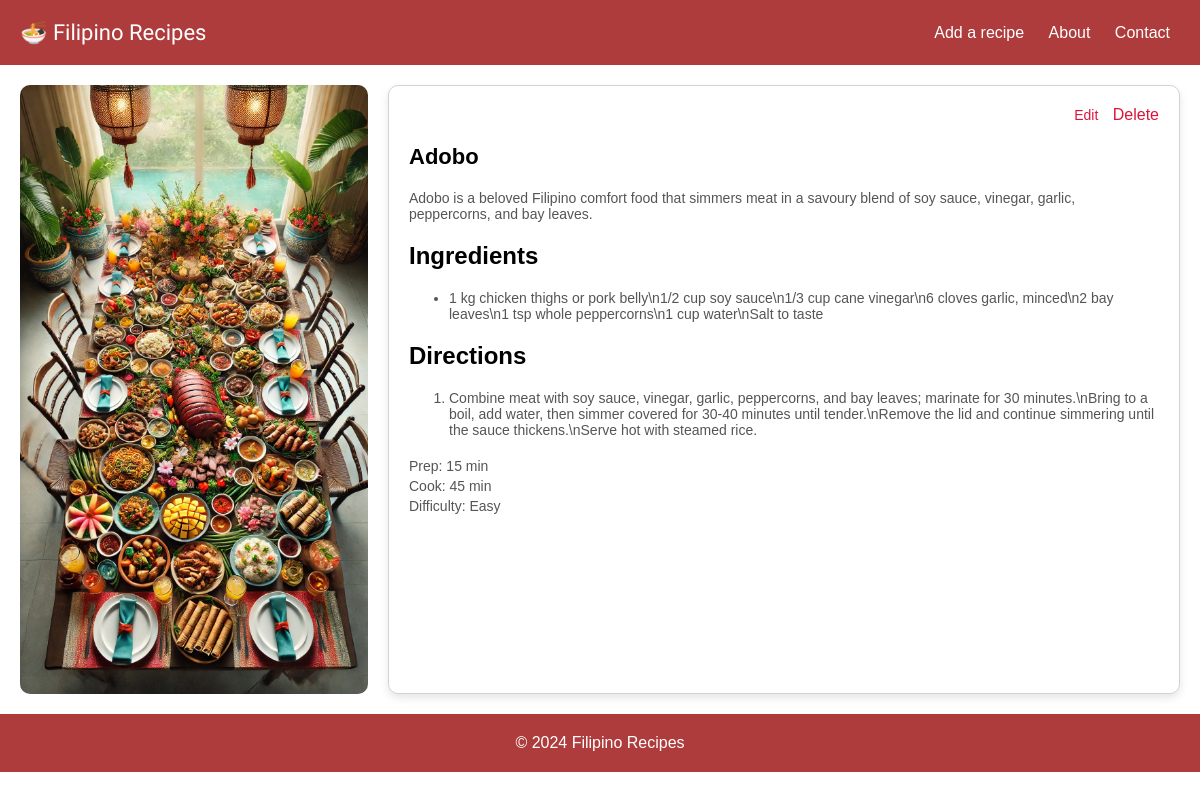
Page /recipe/1 on the earlier database version.
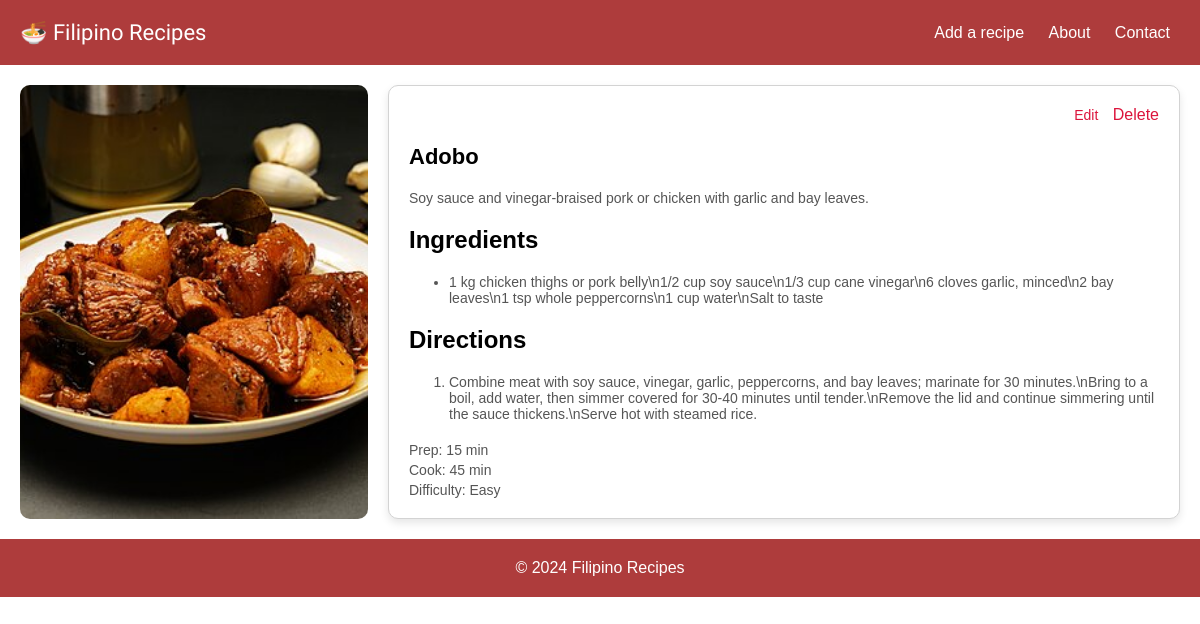
Same page on the later database version.
### tables this page shows
CREATE TABLE "recipes" (id INTEGER PRIMARY KEY AUTOINCREMENT, name TEXT NOT NULL, category TEXT NOT NULL, short_description TEXT NOT NULL, long_description TEXT, ingredients_text TEXT, directions_text TEXT, image_path TEXT, image_alt TEXT, prep_time TEXT, cook_time TEXT, difficulty TEXT);

### app.py (the view)
    @app.route('/recipe/<int:recipe_id>')
    def recipe_detail(recipe_id):
        db = get_db()
        recipe_row = db.execute('SELECT * FROM recipes WHERE id = ?', (recipe_id,)).fetchone()
        if recipe_row is None:
            return "Recipe not found", 404
        recipe = dict(recipe_row)
        ingredients = [line.strip() for line in (recipe.get('ingredients_text') or '').splitlines() if line.strip()]
        directions = [line.strip() for line in (recipe.get('directions_text') or '').splitlines() if line.strip()]
        recipe_context = {
            'id': recipe['id'],
            'name': recipe['name'],
            'category': recipe['category'],
            'long_description': recipe.get('long_description') or recipe.get('short_description'),
            'image_path': recipe.get('image_path') or 'images/about.webp',
            'image_alt': recipe.get('image_alt') or f"{recipe['name']} plated",
            'ingredients': ingredients,
            'directions': directions,
            'prep_time': recipe.get('prep_time'),
            'cook_time': recipe.get('cook_time'),
            'difficulty': recipe.get('difficulty')
        }
        return render_template('recipe_detail.html', recipe=recipe_context, active_page='recipe_detail')

### db.py (called while the page is built)
def get_db():
    if 'db' not in g:
        database_path = current_app.config['DATABASE']
        g.db = sqlite3.connect(database_path)
        g.db.row_factory = sqlite3.Row
    return g.db

### templates/recipe_detail.html (shortened to what this page needs)
{% extends "base.html" %}
{% block content %}
<main class="recipe-content" role="main">
    <img src="{{ url_for('static', filename=recipe.image_path) }}" alt="{{ recipe.image_alt }}" class="recipe-image">
    <article class="recipe-details-container">
        <div class="recipe-actions">
            <a href="{{ url_for('edit_recipe', recipe_id=recipe.id) }}" class="action-link" aria-label="Edit this recipe">Edit</a>
            <form action="{{ url_for('delete_recipe', recipe_id=recipe.id) }}" method="post" class="inline-form" onsubmit="return confirm('Are you sure you want to delete this recipe?');">
                <button type="submit" class="action-link" aria-label="Delete this recipe">Delete</button>
            </form>
        </div>
        <h1>{{ recipe.name }}</h1>
        <p class="recipe-description">{{ recipe.long_description }}</p>
        <section class="ingredients-section">
            <h2 class="section-title">Ingredients</h2>
            <ul>
                {% for item in recipe.ingredients %}
                <li>{{ item }}</li>
                {% endfor %}
            </ul>
        </section>
        <section class="directions-section">
            <h2 class="section-title">Directions</h2>
            <ol>
                {% for step in recipe.directions %}
                <li>{{ step }}</li>
                {% endfor %}
            </ol>
        </section>
        <footer class="recipe-meta">
            <div class="recipe-info" data-recipe-id="{{ recipe.id }}" data-category="{{ recipe.category }}">
                {% if recipe.prep_time %}<span class="prep-time">Prep: {{ recipe.prep_time }}</span>{% endif %}
                {% if recipe.cook_time %}<span class="cook-time">Cook: {{ recipe.cook_time }}</span>{% endif %}
                {% if recipe.difficulty %}<span class="difficulty">Difficulty: {{ recipe.difficulty }}</span>{% endif %}
            </div>
        </footer>
    </article>
</main>
{% endblock %}

### templates/base.html (shortened to what this page needs)
<!DOCTYPE html>
<html lang="en">
<head>
    <link rel="stylesheet" href="{{ url_for('static', filename='css/styles.css') }}">
</head>
<body>
    <header class="header" role="banner">
        <div class="logo">
            <a href="{{ url_for('index') }}" class="logo-link" aria-label="Home page">&#127836; Filipino Recipes</a>
        </div>
        {% set current_page = active_page | default('') %}
        <nav class="nav-links" aria-label="Main navigation">
            <a href="{{ url_for('add_recipe') }}" class="btn-link{% if current_page == 'add_recipe' %} active{% endif %}" {% if current_page == 'add_recipe' %}aria-current="page"{% endif %}>Add a recipe</a>
            <a href="{{ url_for('about') }}" class="btn-link{% if current_page == 'about' %} active{% endif %}" {% if current_page == 'about' %}aria-current="page"{% endif %}>About</a>
            <a href="{{ url_for('contact') }}" class="btn-link{% if current_page == 'contact' %} active{% endif %}" {% if current_page == 'contact' %}aria-current="page"{% endif %}>Contact</a>
        </nav>
    </header>
    {% block content %}{% endblock %}
    <footer class="footer" role="contentinfo">
        &copy; 2024 Filipino Recipes
    </footer>
</body>
</html>

### static/css/styles.css (style rules this page uses)
:root { --red-color: rgb(174, 60, 60); --dark-red: rgb(150, 60, 60); --light-gray: #f4f4f4; --border-color: #ccc; }
body { margin: 0; font-family: Arial, sans-serif; box-sizing: border-box; }
.btn-link { color: white; text-decoration: none; padding: 5px 10px; border-radius: 5px; transition: background-color 0.3s ease; }
.header { background-color: var(--red-color); color: white; display: flex; justify-content: space-between; align-items: center; padding: 20px; margin-bottom: 20px; }
.logo-link { font-family: 'Asar', cursive; font-size: 22px; color: white; text-decoration: none; transition: color 0.3s ease; }
.footer { background-color: var(--red-color); color: white; text-align: center; padding: 20px; margin-top: 20px; }
.recipe-content { display: flex; flex-wrap: wrap; gap: 20px; padding-left: 20px; padding-right: 20px; box-sizing: border-box; }
.recipe-image { width: 30%; max-width: 100%; height: auto; border-radius: 10px; object-fit: cover; }
.recipe-details-container { flex: 1; padding: 20px; background-color: white; border: 1px solid lightgrey; box-shadow: 0px 4px 8px rgba(0, 0, 0, 0.1); border-radius: 10px; box-sizing: border-box; width: calc(70% - 40px); }
.recipe-info { display: flex; flex-direction: column; gap: 4px; align-items: flex-start; }
.recipe-info span { font-size: 14px; color: #555; }
.recipe-details-container h1 { font-size: 22px; margin-bottom: 20px; }
.recipe-details-container p, .recipe-details-container ul, .recipe-details-container ol { font-size: 14px; margin-bottom: 20px; color: #555; }
.recipe-details-container ul li, .recipe-details-container ol li { margin-bottom: 10px; }
.recipe-actions { text-align: right; margin-bottom: 20px; }
.action-link { font-size: 14px; color: rgb(220, 20, 60); text-decoration: none; margin-left: 10px; transition: color 0.3s ease; }
.inline-form { display: inline; }
.inline-form .action-link { background: none; border: none; padding: 0; font: inherit; cursor: pointer; }

Differences in the rows shown:
changed recipes "Adobo": image_path+image_alt: a different picture; long_description "Adobo is a beloved Filipino comfort food that simmers meat in a savoury blend of soy sauce, vinegar, garlic, peppercorns, and bay leaves." → "Soy sauce and vinegar-braised pork or chicken with garlic and bay leaves."
